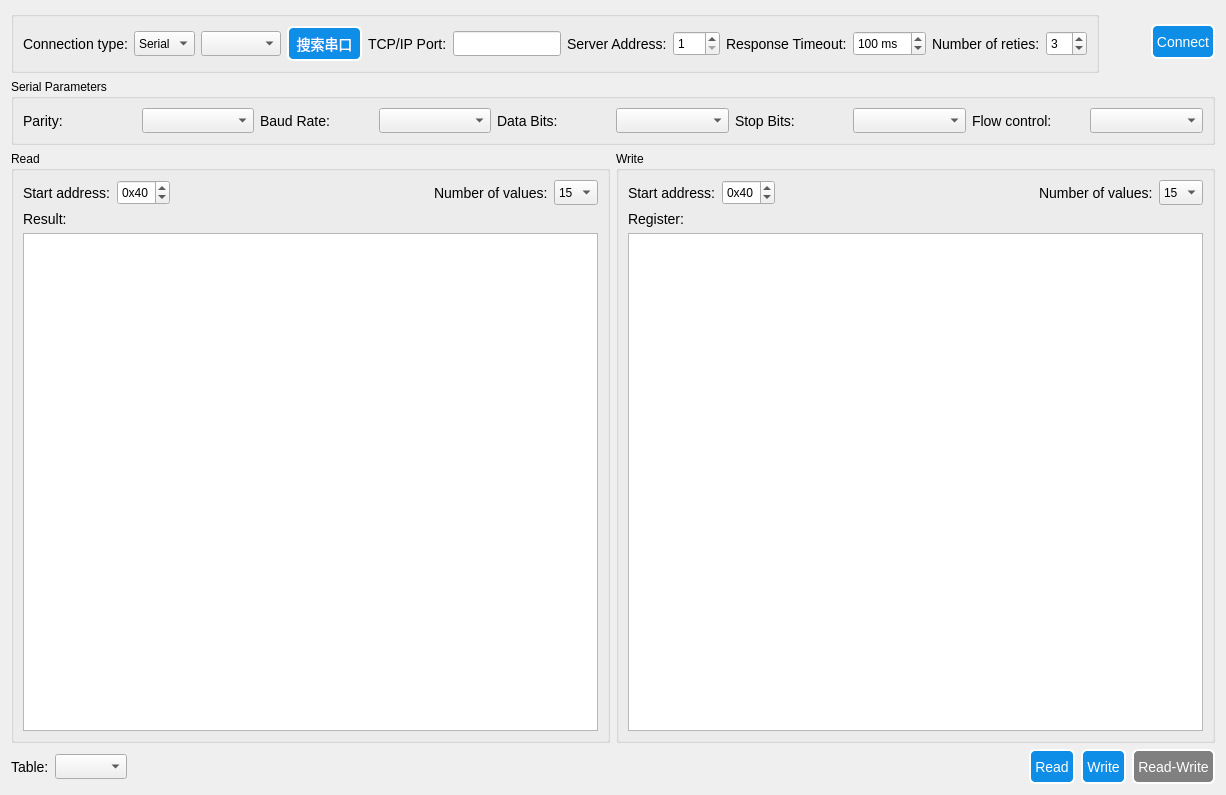
<?xml version="1.0" encoding="UTF-8"?>
<ui version="4.0">
 <class>ModbusUi</class>
 <widget class="QWidget" name="ModbusUi">
  <property name="geometry">
   <rect>
    <x>0</x>
    <y>0</y>
    <width>1226</width>
    <height>795</height>
   </rect>
  </property>
  <property name="windowTitle">
   <string>Form</string>
  </property>
  <property name="styleSheet">
   <string notr="true">QLabel{
    color: black;
    qproperty-alignment: AlignCenter;
	
    /*font-family: 'Verdana';*/
    font-size: 14px;}

/* ******************QPushButton****************** */
QPushButton{
    background-color: rgb(14, 142, 231);
	border-style: outset;
    border-width: 2px;
	border-radius: 6px;
    color: white;
	font-size: 14px;
}

QPushButton:hover{
    background-color: rgb(57, 159, 251);
}

QPushButton:pressed{
    background-color: rgb(0, 125, 213);
}

QPushButton:disabled{
    background-color: gray;
}</string>
  </property>
  <layout class="QGridLayout" name="gridLayout_3">
   <item row="0" column="0">
    <widget class="QGroupBox" name="groupBox_2">
     <property name="title">
      <string/>
     </property>
     <layout class="QGridLayout" name="gridLayout">
      <item row="0" column="0">
       <widget class="QLabel" name="label_18">
        <property name="text">
         <string>Connection type:</string>
        </property>
       </widget>
      </item>
      <item row="0" column="1">
       <widget class="QComboBox" name="connectType">
        <property name="minimumSize">
         <size>
          <width>0</width>
          <height>25</height>
         </size>
        </property>
        <property name="maximumSize">
         <size>
          <width>16777215</width>
          <height>25</height>
         </size>
        </property>
        <item>
         <property name="text">
          <string>Serial</string>
         </property>
        </item>
        <item>
         <property name="text">
          <string>TCP</string>
         </property>
        </item>
       </widget>
      </item>
      <item row="0" column="2">
       <widget class="QComboBox" name="serialPortInfoListBox">
        <property name="minimumSize">
         <size>
          <width>80</width>
          <height>25</height>
         </size>
        </property>
       </widget>
      </item>
      <item row="0" column="3">
       <widget class="QPushButton" name="searchButton">
        <property name="sizePolicy">
         <sizepolicy hsizetype="Fixed" vsizetype="Fixed">
          <horstretch>0</horstretch>
          <verstretch>0</verstretch>
         </sizepolicy>
        </property>
        <property name="minimumSize">
         <size>
          <width>75</width>
          <height>35</height>
         </size>
        </property>
        <property name="maximumSize">
         <size>
          <width>16777215</width>
          <height>35</height>
         </size>
        </property>
        <property name="styleSheet">
         <string notr="true"/>
        </property>
        <property name="text">
         <string>搜索串口</string>
        </property>
       </widget>
      </item>
      <item row="0" column="4">
       <widget class="QLabel" name="label_17">
        <property name="sizePolicy">
         <sizepolicy hsizetype="Maximum" vsizetype="Preferred">
          <horstretch>0</horstretch>
          <verstretch>0</verstretch>
         </sizepolicy>
        </property>
        <property name="text">
         <string>TCP/IP Port:</string>
        </property>
       </widget>
      </item>
      <item row="0" column="5">
       <widget class="QLineEdit" name="portEdit">
        <property name="sizePolicy">
         <sizepolicy hsizetype="Preferred" vsizetype="Fixed">
          <horstretch>0</horstretch>
          <verstretch>0</verstretch>
         </sizepolicy>
        </property>
        <property name="minimumSize">
         <size>
          <width>0</width>
          <height>25</height>
         </size>
        </property>
       </widget>
      </item>
      <item row="0" column="6">
       <widget class="QLabel" name="label_28">
        <property name="sizePolicy">
         <sizepolicy hsizetype="Maximum" vsizetype="Preferred">
          <horstretch>0</horstretch>
          <verstretch>0</verstretch>
         </sizepolicy>
        </property>
        <property name="text">
         <string>Server Address:</string>
        </property>
       </widget>
      </item>
      <item row="0" column="7">
       <widget class="QSpinBox" name="serverEdit">
        <property name="sizePolicy">
         <sizepolicy hsizetype="Maximum" vsizetype="Fixed">
          <horstretch>0</horstretch>
          <verstretch>0</verstretch>
         </sizepolicy>
        </property>
        <property name="minimumSize">
         <size>
          <width>0</width>
          <height>25</height>
         </size>
        </property>
        <property name="minimum">
         <number>1</number>
        </property>
        <property name="maximum">
         <number>247</number>
        </property>
       </widget>
      </item>
      <item row="0" column="8">
       <widget class="QLabel" name="label_19">
        <property name="text">
         <string>Response Timeout:</string>
        </property>
       </widget>
      </item>
      <item row="0" column="9">
       <widget class="QSpinBox" name="timeoutSpinner">
        <property name="minimumSize">
         <size>
          <width>0</width>
          <height>25</height>
         </size>
        </property>
        <property name="accelerated">
         <bool>true</bool>
        </property>
        <property name="suffix">
         <string> ms</string>
        </property>
        <property name="minimum">
         <number>-1</number>
        </property>
        <property name="maximum">
         <number>5000</number>
        </property>
        <property name="singleStep">
         <number>20</number>
        </property>
        <property name="value">
         <number>100</number>
        </property>
       </widget>
      </item>
      <item row="0" column="10">
       <widget class="QLabel" name="label_20">
        <property name="text">
         <string>Number of reties:</string>
        </property>
       </widget>
      </item>
      <item row="0" column="11">
       <widget class="QSpinBox" name="retriesSpinner">
        <property name="minimumSize">
         <size>
          <width>0</width>
          <height>25</height>
         </size>
        </property>
        <property name="value">
         <number>3</number>
        </property>
       </widget>
      </item>
     </layout>
    </widget>
   </item>
   <item row="0" column="1">
    <spacer name="horizontalSpacer">
     <property name="orientation">
      <enum>Qt::Horizontal</enum>
     </property>
     <property name="sizeHint" stdset="0">
      <size>
       <width>21</width>
       <height>20</height>
      </size>
     </property>
    </spacer>
   </item>
   <item row="0" column="2">
    <widget class="QPushButton" name="connectButton">
     <property name="sizePolicy">
      <sizepolicy hsizetype="Preferred" vsizetype="Fixed">
       <horstretch>0</horstretch>
       <verstretch>0</verstretch>
      </sizepolicy>
     </property>
     <property name="minimumSize">
      <size>
       <width>0</width>
       <height>35</height>
      </size>
     </property>
     <property name="text">
      <string> Connect </string>
     </property>
     <property name="checkable">
      <bool>false</bool>
     </property>
     <property name="autoDefault">
      <bool>false</bool>
     </property>
     <property name="default">
      <bool>true</bool>
     </property>
    </widget>
   </item>
   <item row="1" column="0" colspan="3">
    <widget class="QGroupBox" name="groupBox">
     <property name="title">
      <string>Serial Parameters</string>
     </property>
     <layout class="QGridLayout" name="gridLayout_2">
      <item row="0" column="0">
       <widget class="QLabel" name="label_2">
        <property name="text">
         <string>Parity:</string>
        </property>
       </widget>
      </item>
      <item row="0" column="1">
       <widget class="QComboBox" name="parityCombo">
        <property name="minimumSize">
         <size>
          <width>0</width>
          <height>25</height>
         </size>
        </property>
        <property name="maximumSize">
         <size>
          <width>16777215</width>
          <height>25</height>
         </size>
        </property>
       </widget>
      </item>
      <item row="0" column="2">
       <widget class="QLabel" name="label_3">
        <property name="text">
         <string>Baud Rate:</string>
        </property>
       </widget>
      </item>
      <item row="0" column="3">
       <widget class="QComboBox" name="baudCombo">
        <property name="minimumSize">
         <size>
          <width>0</width>
          <height>25</height>
         </size>
        </property>
        <property name="maximumSize">
         <size>
          <width>16777215</width>
          <height>25</height>
         </size>
        </property>
       </widget>
      </item>
      <item row="0" column="4">
       <widget class="QLabel" name="label_4">
        <property name="text">
         <string>Data Bits:</string>
        </property>
       </widget>
      </item>
      <item row="0" column="5">
       <widget class="QComboBox" name="dataBitsCombo">
        <property name="minimumSize">
         <size>
          <width>0</width>
          <height>25</height>
         </size>
        </property>
        <property name="maximumSize">
         <size>
          <width>16777215</width>
          <height>25</height>
         </size>
        </property>
       </widget>
      </item>
      <item row="0" column="6">
       <widget class="QLabel" name="label_5">
        <property name="text">
         <string>Stop Bits:</string>
        </property>
       </widget>
      </item>
      <item row="0" column="7">
       <widget class="QComboBox" name="stopBitsCombo">
        <property name="minimumSize">
         <size>
          <width>0</width>
          <height>25</height>
         </size>
        </property>
        <property name="maximumSize">
         <size>
          <width>16777215</width>
          <height>25</height>
         </size>
        </property>
       </widget>
      </item>
      <item row="0" column="8">
       <widget class="QLabel" name="flowControlLabel">
        <property name="text">
         <string>Flow control:</string>
        </property>
       </widget>
      </item>
      <item row="0" column="9">
       <widget class="QComboBox" name="flowControlBox">
        <property name="minimumSize">
         <size>
          <width>80</width>
          <height>25</height>
         </size>
        </property>
        <property name="maximumSize">
         <size>
          <width>16777215</width>
          <height>25</height>
         </size>
        </property>
       </widget>
      </item>
     </layout>
    </widget>
   </item>
   <item row="2" column="0" colspan="3">
    <layout class="QHBoxLayout" name="horizontalLayout_5">
     <item>
      <widget class="QGroupBox" name="groupBox_3">
       <property name="minimumSize">
        <size>
         <width>250</width>
         <height>0</height>
        </size>
       </property>
       <property name="title">
        <string>Read</string>
       </property>
       <layout class="QVBoxLayout" name="verticalLayout">
        <item>
         <layout class="QHBoxLayout" name="horizontalLayout_2">
          <item>
           <widget class="QLabel" name="label_10">
            <property name="text">
             <string>Start address:</string>
            </property>
           </widget>
          </item>
          <item>
           <widget class="QSpinBox" name="readAddress">
            <property name="minimumSize">
             <size>
              <width>0</width>
              <height>25</height>
             </size>
            </property>
            <property name="prefix">
             <string>0x</string>
            </property>
            <property name="maximum">
             <number>65535</number>
            </property>
            <property name="value">
             <number>64</number>
            </property>
            <property name="displayIntegerBase">
             <number>16</number>
            </property>
           </widget>
          </item>
          <item>
           <spacer name="horizontalSpacer_6">
            <property name="orientation">
             <enum>Qt::Horizontal</enum>
            </property>
            <property name="sizeHint" stdset="0">
             <size>
              <width>18</width>
              <height>20</height>
             </size>
            </property>
           </spacer>
          </item>
          <item>
           <widget class="QLabel" name="label_11">
            <property name="text">
             <string>Number of values:</string>
            </property>
           </widget>
          </item>
          <item>
           <widget class="QComboBox" name="readSize">
            <property name="minimumSize">
             <size>
              <width>0</width>
              <height>25</height>
             </size>
            </property>
            <property name="currentIndex">
             <number>14</number>
            </property>
            <property name="maxVisibleItems">
             <number>127</number>
            </property>
            <item>
             <property name="text">
              <string>1</string>
             </property>
            </item>
            <item>
             <property name="text">
              <string>2</string>
             </property>
            </item>
            <item>
             <property name="text">
              <string>3</string>
             </property>
            </item>
            <item>
             <property name="text">
              <string>4</string>
             </property>
            </item>
            <item>
             <property name="text">
              <string>5</string>
             </property>
            </item>
            <item>
             <property name="text">
              <string>6</string>
             </property>
            </item>
            <item>
             <property name="text">
              <string>7</string>
             </property>
            </item>
            <item>
             <property name="text">
              <string>8</string>
             </property>
            </item>
            <item>
             <property name="text">
              <string>9</string>
             </property>
            </item>
            <item>
             <property name="text">
              <string>10</string>
             </property>
            </item>
            <item>
             <property name="text">
              <string>11</string>
             </property>
            </item>
            <item>
             <property name="text">
              <string>12</string>
             </property>
            </item>
            <item>
             <property name="text">
              <string>13</string>
             </property>
            </item>
            <item>
             <property name="text">
              <string>14</string>
             </property>
            </item>
            <item>
             <property name="text">
              <string>15</string>
             </property>
            </item>
            <item>
             <property name="text">
              <string>16</string>
             </property>
            </item>
            <item>
             <property name="text">
              <string>17</string>
             </property>
            </item>
            <item>
             <property name="text">
              <string>18</string>
             </property>
            </item>
            <item>
             <property name="text">
              <string>19</string>
             </property>
            </item>
            <item>
             <property name="text">
              <string>20</string>
             </property>
            </item>
            <item>
             <property name="text">
              <string>21</string>
             </property>
            </item>
            <item>
             <property name="text">
              <string>22</string>
             </property>
            </item>
            <item>
             <property name="text">
              <string>23</string>
             </property>
            </item>
            <item>
             <property name="text">
              <string>24</string>
             </property>
            </item>
            <item>
             <property name="text">
              <string>25</string>
             </property>
            </item>
            <item>
             <property name="text">
              <string>26</string>
             </property>
            </item>
            <item>
             <property name="text">
              <string>27</string>
             </property>
            </item>
            <item>
             <property name="text">
              <string>28</string>
             </property>
            </item>
            <item>
             <property name="text">
              <string>29</string>
             </property>
            </item>
            <item>
             <property name="text">
              <string>30</string>
             </property>
            </item>
           </widget>
          </item>
         </layout>
        </item>
        <item>
         <widget class="QLabel" name="label_12">
          <property name="text">
           <string>Result:</string>
          </property>
         </widget>
        </item>
        <item>
         <widget class="QListWidget" name="readValue">
          <property name="minimumSize">
           <size>
            <width>0</width>
            <height>0</height>
           </size>
          </property>
         </widget>
        </item>
       </layout>
      </widget>
     </item>
     <item>
      <widget class="QGroupBox" name="writeGroupBox">
       <property name="minimumSize">
        <size>
         <width>225</width>
         <height>0</height>
        </size>
       </property>
       <property name="title">
        <string>Write</string>
       </property>
       <layout class="QVBoxLayout" name="verticalLayout_2">
        <item>
         <layout class="QHBoxLayout" name="horizontalLayout_3">
          <item>
           <widget class="QLabel" name="label_13">
            <property name="text">
             <string>Start address:</string>
            </property>
           </widget>
          </item>
          <item>
           <widget class="QSpinBox" name="writeAddress">
            <property name="minimumSize">
             <size>
              <width>0</width>
              <height>25</height>
             </size>
            </property>
            <property name="prefix">
             <string>0x</string>
            </property>
            <property name="maximum">
             <number>65535</number>
            </property>
            <property name="value">
             <number>64</number>
            </property>
            <property name="displayIntegerBase">
             <number>16</number>
            </property>
           </widget>
          </item>
          <item>
           <spacer name="horizontalSpacer_7">
            <property name="orientation">
             <enum>Qt::Horizontal</enum>
            </property>
            <property name="sizeHint" stdset="0">
             <size>
              <width>18</width>
              <height>20</height>
             </size>
            </property>
           </spacer>
          </item>
          <item>
           <widget class="QLabel" name="label_14">
            <property name="text">
             <string>Number of values:</string>
            </property>
           </widget>
          </item>
          <item>
           <widget class="QComboBox" name="writeSize">
            <property name="minimumSize">
             <size>
              <width>0</width>
              <height>25</height>
             </size>
            </property>
            <property name="currentIndex">
             <number>14</number>
            </property>
            <property name="maxVisibleItems">
             <number>127</number>
            </property>
            <item>
             <property name="text">
              <string>1</string>
             </property>
            </item>
            <item>
             <property name="text">
              <string>2</string>
             </property>
            </item>
            <item>
             <property name="text">
              <string>3</string>
             </property>
            </item>
            <item>
             <property name="text">
              <string>4</string>
             </property>
            </item>
            <item>
             <property name="text">
              <string>5</string>
             </property>
            </item>
            <item>
             <property name="text">
              <string>6</string>
             </property>
            </item>
            <item>
             <property name="text">
              <string>7</string>
             </property>
            </item>
            <item>
             <property name="text">
              <string>8</string>
             </property>
            </item>
            <item>
             <property name="text">
              <string>9</string>
             </property>
            </item>
            <item>
             <property name="text">
              <string>10</string>
             </property>
            </item>
            <item>
             <property name="text">
              <string>11</string>
             </property>
            </item>
            <item>
             <property name="text">
              <string>12</string>
             </property>
            </item>
            <item>
             <property name="text">
              <string>13</string>
             </property>
            </item>
            <item>
             <property name="text">
              <string>14</string>
             </property>
            </item>
            <item>
             <property name="text">
              <string>15</string>
             </property>
            </item>
            <item>
             <property name="text">
              <string>16</string>
             </property>
            </item>
            <item>
             <property name="text">
              <string>17</string>
             </property>
            </item>
            <item>
             <property name="text">
              <string>18</string>
             </property>
            </item>
            <item>
             <property name="text">
              <string>19</string>
             </property>
            </item>
            <item>
             <property name="text">
              <string>20</string>
             </property>
            </item>
            <item>
             <property name="text">
              <string>21</string>
             </property>
            </item>
            <item>
             <property name="text">
              <string>22</string>
             </property>
            </item>
            <item>
             <property name="text">
              <string>23</string>
             </property>
            </item>
            <item>
             <property name="text">
              <string>24</string>
             </property>
            </item>
            <item>
             <property name="text">
              <string>25</string>
             </property>
            </item>
            <item>
             <property name="text">
              <string>26</string>
             </property>
            </item>
            <item>
             <property name="text">
              <string>27</string>
             </property>
            </item>
            <item>
             <property name="text">
              <string>28</string>
             </property>
            </item>
            <item>
             <property name="text">
              <string>29</string>
             </property>
            </item>
            <item>
             <property name="text">
              <string>30</string>
             </property>
            </item>
           </widget>
          </item>
         </layout>
        </item>
        <item>
         <widget class="QLabel" name="label_15">
          <property name="text">
           <string>Register:</string>
          </property>
         </widget>
        </item>
        <item>
         <widget class="QTreeView" name="writeValueTable">
          <property name="showDropIndicator" stdset="0">
           <bool>true</bool>
          </property>
          <property name="alternatingRowColors">
           <bool>true</bool>
          </property>
          <property name="rootIsDecorated">
           <bool>false</bool>
          </property>
          <property name="uniformRowHeights">
           <bool>true</bool>
          </property>
          <property name="itemsExpandable">
           <bool>false</bool>
          </property>
          <property name="expandsOnDoubleClick">
           <bool>false</bool>
          </property>
          <attribute name="headerVisible">
           <bool>true</bool>
          </attribute>
          <attribute name="headerCascadingSectionResizes">
           <bool>false</bool>
          </attribute>
          <attribute name="headerDefaultSectionSize">
           <number>100</number>
          </attribute>
          <attribute name="headerMinimumSectionSize">
           <number>100</number>
          </attribute>
          <attribute name="headerShowSortIndicator" stdset="0">
           <bool>true</bool>
          </attribute>
         </widget>
        </item>
       </layout>
      </widget>
     </item>
    </layout>
   </item>
   <item row="3" column="0" colspan="3">
    <layout class="QHBoxLayout" name="horizontalLayout_4">
     <item>
      <widget class="QLabel" name="label_16">
       <property name="text">
        <string>Table:</string>
       </property>
      </widget>
     </item>
     <item>
      <widget class="QComboBox" name="writeTable">
       <property name="minimumSize">
        <size>
         <width>0</width>
         <height>25</height>
        </size>
       </property>
      </widget>
     </item>
     <item>
      <spacer name="horizontalSpacer_3">
       <property name="orientation">
        <enum>Qt::Horizontal</enum>
       </property>
       <property name="sizeHint" stdset="0">
        <size>
         <width>13</width>
         <height>17</height>
        </size>
       </property>
      </spacer>
     </item>
     <item>
      <widget class="QPushButton" name="readButton">
       <property name="sizePolicy">
        <sizepolicy hsizetype="Maximum" vsizetype="Fixed">
         <horstretch>0</horstretch>
         <verstretch>0</verstretch>
        </sizepolicy>
       </property>
       <property name="minimumSize">
        <size>
         <width>0</width>
         <height>35</height>
        </size>
       </property>
       <property name="text">
        <string> Read </string>
       </property>
      </widget>
     </item>
     <item>
      <widget class="QPushButton" name="writeButton">
       <property name="minimumSize">
        <size>
         <width>0</width>
         <height>35</height>
        </size>
       </property>
       <property name="text">
        <string> Write </string>
       </property>
      </widget>
     </item>
     <item>
      <widget class="QPushButton" name="readWriteButton">
       <property name="enabled">
        <bool>false</bool>
       </property>
       <property name="minimumSize">
        <size>
         <width>0</width>
         <height>35</height>
        </size>
       </property>
       <property name="text">
        <string> Read-Write </string>
       </property>
      </widget>
     </item>
    </layout>
   </item>
  </layout>
 </widget>
 <resources/>
 <connections/>
</ui>
